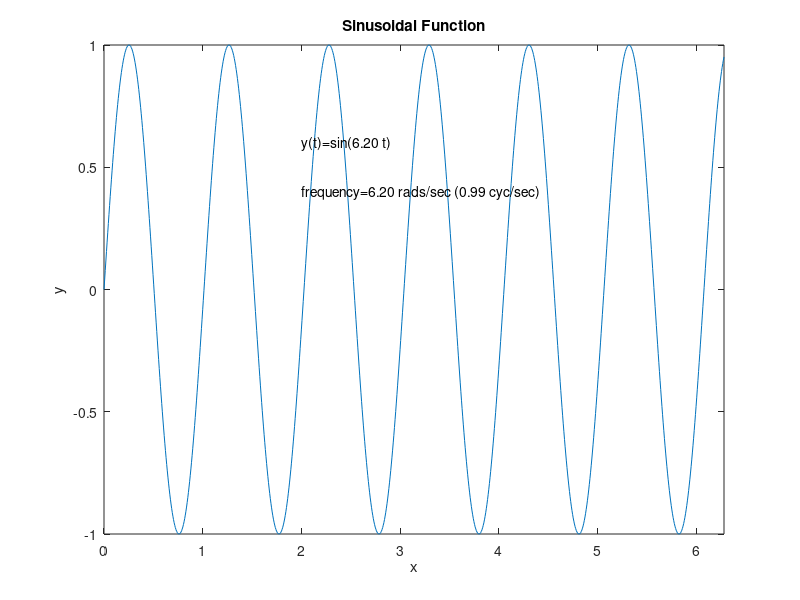

Write MATLAB code to recreate this figure.
%% Sinmovie.m 
% to plot an animation of a sin function with increasing frequency.
% by Manuel Diaz, 2012.05.09

%% Clear: command pront, variables in memory and close any open figure.
clear; clc; close all;
 
t = linspace(0, 2*pi,1000); % creates 1000 points between 0 and 2*pi()

count = 1;
figure
for freqrps=0.1:0.1:2*pi
          y=sin(freqrps*t);
          plot(t,y);
          xlabel('x');
          ylabel('y');
          axis([0,2*pi,-1,1])
          S1=sprintf('y(t)=sin(%.2f t)',freqrps);
          text(2,.6,S1)
          freqcps=freqrps/(2*pi);
          S2=sprintf('frequency=%.2f rads/sec (%.2f cyc/sec)',freqrps,freqcps);
          text(2,.4,S2)
          title('Sinusoidal Function');
          M(count)=getframe;
          count=count+1;
end
 
movie(M,2,10);